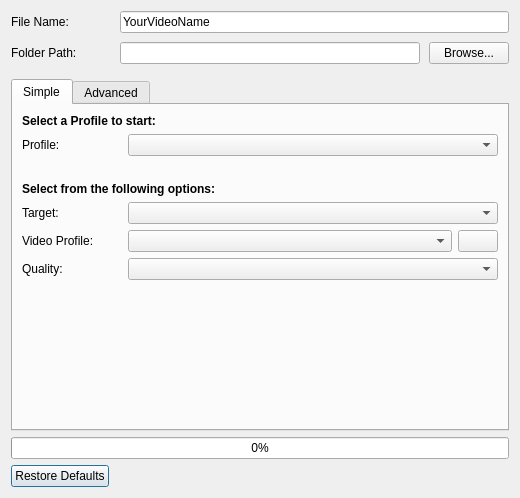
<?xml version="1.0" encoding="UTF-8"?>
<ui version="4.0">
 <class>Dialog</class>
 <widget class="QDialog" name="Dialog">
  <property name="geometry">
   <rect>
    <x>0</x>
    <y>0</y>
    <width>520</width>
    <height>498</height>
   </rect>
  </property>
  <property name="sizePolicy">
   <sizepolicy hsizetype="Preferred" vsizetype="Preferred">
    <horstretch>0</horstretch>
    <verstretch>0</verstretch>
   </sizepolicy>
  </property>
  <property name="windowTitle">
   <string>Export Video</string>
  </property>
  <property name="windowIcon">
   <iconset resource="../../../images/openshot.qrc">
    <normaloff>:/openshot.svg</normaloff>:/openshot.svg</iconset>
  </property>
  <property name="autoFillBackground">
   <bool>false</bool>
  </property>
  <layout class="QGridLayout" name="gridLayout" rowstretch="0,1,0,0">
   <item row="2" column="0" alignment="Qt::AlignBottom">
    <widget class="QProgressBar" name="progressExportVideo">
     <property name="sizePolicy">
      <sizepolicy hsizetype="Expanding" vsizetype="Fixed">
       <horstretch>0</horstretch>
       <verstretch>0</verstretch>
      </sizepolicy>
     </property>
     <property name="value">
      <number>0</number>
     </property>
    </widget>
   </item>
   <item row="3" column="0">
    <layout class="QHBoxLayout" name="horizontalLayout">
     <item>
      <widget class="QPushButton" name="restore_defaults_button">
       <property name="text">
        <string>Restore Defaults</string>
       </property>
      </widget>
     </item>
     <item>
      <spacer name="horizontalSpacer">
       <property name="orientation">
        <enum>Qt::Horizontal</enum>
       </property>
       <property name="sizeHint" stdset="0">
        <size>
         <width>40</width>
         <height>20</height>
        </size>
       </property>
      </spacer>
     </item>
     <item>
      <widget class="QDialogButtonBox" name="buttonBox">
       <property name="standardButtons">
        <set>QDialogButtonBox::NoButton</set>
       </property>
      </widget>
     </item>
    </layout>
   </item>
   <item row="1" column="0">
    <widget class="QTabWidget" name="exportTabs">
     <property name="sizePolicy">
      <sizepolicy hsizetype="Preferred" vsizetype="Preferred">
       <horstretch>0</horstretch>
       <verstretch>0</verstretch>
      </sizepolicy>
     </property>
     <property name="currentIndex">
      <number>0</number>
     </property>
     <widget class="QWidget" name="Simple">
      <property name="autoFillBackground">
       <bool>false</bool>
      </property>
      <property name="styleSheet">
       <string notr="true"/>
      </property>
      <attribute name="title">
       <string>Simple</string>
      </attribute>
      <layout class="QGridLayout" name="gridLayout_2" rowstretch="0,0,0,0,0,1">
       <property name="horizontalSpacing">
        <number>6</number>
       </property>
       <item row="0" column="0">
        <layout class="QVBoxLayout" name="verticalLayout_2">
         <property name="bottomMargin">
          <number>20</number>
         </property>
         <item>
          <widget class="QLabel" name="lblChooseProfile">
           <property name="text">
            <string>&lt;b&gt;Select a Profile to start:&lt;/b&gt;</string>
           </property>
          </widget>
         </item>
         <item>
          <layout class="QFormLayout" name="formLayout">
           <property name="verticalSpacing">
            <number>29</number>
           </property>
           <item row="0" column="0">
            <widget class="QLabel" name="label">
             <property name="sizePolicy">
              <sizepolicy hsizetype="Preferred" vsizetype="Preferred">
               <horstretch>0</horstretch>
               <verstretch>0</verstretch>
              </sizepolicy>
             </property>
             <property name="minimumSize">
              <size>
               <width>100</width>
               <height>0</height>
              </size>
             </property>
             <property name="text">
              <string>Profile:</string>
             </property>
            </widget>
           </item>
           <item row="0" column="1">
            <widget class="QComboBox" name="cboSimpleProjectType">
             <property name="sizePolicy">
              <sizepolicy hsizetype="Expanding" vsizetype="Fixed">
               <horstretch>0</horstretch>
               <verstretch>0</verstretch>
              </sizepolicy>
             </property>
            </widget>
           </item>
          </layout>
         </item>
        </layout>
       </item>
       <item row="1" column="0">
        <widget class="QLabel" name="label_2">
         <property name="text">
          <string>&lt;b&gt;Select from the following options:&lt;/b&gt;</string>
         </property>
        </widget>
       </item>
       <item row="2" column="0">
        <layout class="QFormLayout" name="formLayout_2">
         <property name="fieldGrowthPolicy">
          <enum>QFormLayout::AllNonFixedFieldsGrow</enum>
         </property>
         <item row="1" column="1">
          <widget class="QComboBox" name="cboSimpleTarget">
           <property name="sizePolicy">
            <sizepolicy hsizetype="Preferred" vsizetype="Fixed">
             <horstretch>0</horstretch>
             <verstretch>0</verstretch>
            </sizepolicy>
           </property>
          </widget>
         </item>
         <item row="1" column="0">
          <widget class="QLabel" name="label_3">
           <property name="minimumSize">
            <size>
             <width>100</width>
             <height>0</height>
            </size>
           </property>
           <property name="text">
            <string>Target:</string>
           </property>
          </widget>
         </item>
        </layout>
       </item>
       <item row="3" column="0">
        <layout class="QFormLayout" name="formLayout_3">
         <item row="1" column="1">
          <layout class="QHBoxLayout" name="horizontalLayoutProfile">
           <item>
            <widget class="QComboBox" name="cboSimpleVideoProfile">
             <property name="sizePolicy">
              <sizepolicy hsizetype="Expanding" vsizetype="Fixed">
               <horstretch>0</horstretch>
               <verstretch>0</verstretch>
              </sizepolicy>
             </property>
            </widget>
           </item>
           <item>
            <widget class="QPushButton" name="btnBrowseProfiles">
             <property name="toolTip">
              <string>Search Profiles</string>
             </property>
             <property name="text">
              <string/>
             </property>
             <property name="icon">
              <iconset resource="../../../images/openshot.qrc">
               <normaloff>:/icons/Humanity/mimes/16/video-x-generic.svg</normaloff>:/icons/Humanity/mimes/16/video-x-generic.svg</iconset>
             </property>
            </widget>
           </item>
          </layout>
         </item>
         <item row="1" column="0">
          <widget class="QLabel" name="label_4">
           <property name="minimumSize">
            <size>
             <width>100</width>
             <height>0</height>
            </size>
           </property>
           <property name="text">
            <string>Video Profile:</string>
           </property>
          </widget>
         </item>
        </layout>
       </item>
       <item row="4" column="0">
        <layout class="QFormLayout" name="formLayout_4">
         <item row="0" column="0">
          <widget class="QLabel" name="label_5">
           <property name="minimumSize">
            <size>
             <width>100</width>
             <height>0</height>
            </size>
           </property>
           <property name="text">
            <string>Quality:</string>
           </property>
          </widget>
         </item>
         <item row="0" column="1">
          <widget class="QComboBox" name="cboSimpleQuality">
           <property name="sizePolicy">
            <sizepolicy hsizetype="Preferred" vsizetype="Fixed">
             <horstretch>0</horstretch>
             <verstretch>0</verstretch>
            </sizepolicy>
           </property>
          </widget>
         </item>
        </layout>
       </item>
       <item row="5" column="0">
        <spacer name="verticalSpacer_2">
         <property name="orientation">
          <enum>Qt::Vertical</enum>
         </property>
         <property name="sizeHint" stdset="0">
          <size>
           <width>20</width>
           <height>40</height>
          </size>
         </property>
        </spacer>
       </item>
      </layout>
     </widget>
     <widget class="QWidget" name="Advanced">
      <attribute name="title">
       <string>Advanced</string>
      </attribute>
      <layout class="QGridLayout" name="gridLayout_3" rowstretch="0,1">
       <item row="0" column="0">
        <widget class="QToolBox" name="toolBox">
         <property name="sizePolicy">
          <sizepolicy hsizetype="Preferred" vsizetype="MinimumExpanding">
           <horstretch>0</horstretch>
           <verstretch>0</verstretch>
          </sizepolicy>
         </property>
         <property name="frameShape">
          <enum>QFrame::NoFrame</enum>
         </property>
         <property name="frameShadow">
          <enum>QFrame::Plain</enum>
         </property>
         <property name="lineWidth">
          <number>0</number>
         </property>
         <property name="currentIndex">
          <number>0</number>
         </property>
         <widget class="QWidget" name="pageAdvancedOptions">
          <property name="geometry">
           <rect>
            <x>0</x>
            <y>0</y>
            <width>480</width>
            <height>119</height>
           </rect>
          </property>
          <attribute name="label">
           <string>Advanced Options</string>
          </attribute>
          <layout class="QGridLayout" name="gridLayout_4">
           <item row="0" column="0">
            <layout class="QHBoxLayout" name="horizontalLayout_2">
             <property name="bottomMargin">
              <number>0</number>
             </property>
             <item>
              <widget class="QLabel" name="lblExportTo">
               <property name="minimumSize">
                <size>
                 <width>100</width>
                 <height>0</height>
                </size>
               </property>
               <property name="text">
                <string>Export To:</string>
               </property>
              </widget>
             </item>
             <item>
              <widget class="QComboBox" name="cboExportTo">
               <property name="sizePolicy">
                <sizepolicy hsizetype="Expanding" vsizetype="Fixed">
                 <horstretch>0</horstretch>
                 <verstretch>0</verstretch>
                </sizepolicy>
               </property>
              </widget>
             </item>
            </layout>
           </item>
           <item row="1" column="0">
            <layout class="QHBoxLayout" name="horizontalLayout_5">
             <item>
              <widget class="QLabel" name="lblStartFrame">
               <property name="minimumSize">
                <size>
                 <width>100</width>
                 <height>0</height>
                </size>
               </property>
               <property name="text">
                <string>Start Frame:</string>
               </property>
              </widget>
             </item>
             <item>
              <widget class="QSpinBox" name="txtStartFrame">
               <property name="sizePolicy">
                <sizepolicy hsizetype="Expanding" vsizetype="Fixed">
                 <horstretch>0</horstretch>
                 <verstretch>0</verstretch>
                </sizepolicy>
               </property>
               <property name="minimum">
                <number>1</number>
               </property>
               <property name="maximum">
                <number>99999999</number>
               </property>
              </widget>
             </item>
             <item>
              <widget class="QCheckBox" name="checkStartFirstClip">
               <property name="text">
                <string>Start at First Clip</string>
               </property>
              </widget>
             </item>
            </layout>
           </item>
           <item row="2" column="0">
            <layout class="QHBoxLayout" name="horizontalLayout">
             <item>
              <widget class="QLabel" name="lblEndFrame">
               <property name="minimumSize">
                <size>
                 <width>100</width>
                 <height>0</height>
                </size>
               </property>
               <property name="text">
                <string>End Frame:</string>
               </property>
              </widget>
             </item>
             <item>
              <widget class="QSpinBox" name="txtEndFrame">
               <property name="sizePolicy">
                <sizepolicy hsizetype="Expanding" vsizetype="Fixed">
                 <horstretch>0</horstretch>
                 <verstretch>0</verstretch>
                </sizepolicy>
               </property>
               <property name="minimum">
                <number>1</number>
               </property>
               <property name="maximum">
                <number>99999999</number>
               </property>
              </widget>
             </item>
             <item>
              <widget class="QCheckBox" name="checkEndLastClip">
               <property name="text">
                <string>End at Last Clip</string>
               </property>
               <property name="checked">
                <bool>true</bool>
               </property>
              </widget>
             </item>
            </layout>
           </item>
          </layout>
         </widget>
         <widget class="QWidget" name="pageProfile">
          <property name="geometry">
           <rect>
            <x>0</x>
            <y>0</y>
            <width>263</width>
            <height>262</height>
           </rect>
          </property>
          <property name="sizePolicy">
           <sizepolicy hsizetype="Preferred" vsizetype="Preferred">
            <horstretch>0</horstretch>
            <verstretch>0</verstretch>
           </sizepolicy>
          </property>
          <attribute name="label">
           <string>Profile</string>
          </attribute>
          <layout class="QGridLayout" name="gridLayout_5">
           <item row="8" column="0">
            <layout class="QHBoxLayout" name="horizontalLayout_28">
             <property name="bottomMargin">
              <number>0</number>
             </property>
             <item>
              <widget class="QLabel" name="lblSpherical">
               <property name="minimumSize">
                <size>
                 <width>100</width>
                 <height>0</height>
                </size>
               </property>
               <property name="text">
                <string>360° / Spherical:</string>
               </property>
              </widget>
             </item>
             <item>
              <widget class="QComboBox" name="cboSpherical">
               <property name="sizePolicy">
                <sizepolicy hsizetype="Expanding" vsizetype="Fixed">
                 <horstretch>0</horstretch>
                 <verstretch>0</verstretch>
                </sizepolicy>
               </property>
              </widget>
             </item>
            </layout>
           </item>
           <item row="0" column="0">
            <layout class="QHBoxLayout" name="horizontalLayout_6">
             <item>
              <widget class="QLabel" name="lblProfile_2">
               <property name="minimumSize">
                <size>
                 <width>100</width>
                 <height>0</height>
                </size>
               </property>
               <property name="text">
                <string>Profile:</string>
               </property>
              </widget>
             </item>
             <item>
              <widget class="QComboBox" name="cboProfile">
               <property name="sizePolicy">
                <sizepolicy hsizetype="Expanding" vsizetype="Fixed">
                 <horstretch>0</horstretch>
                 <verstretch>0</verstretch>
                </sizepolicy>
               </property>
              </widget>
             </item>
            </layout>
           </item>
           <item row="1" column="0">
            <layout class="QHBoxLayout" name="horizontalLayout_11">
             <item>
              <widget class="QLabel" name="lblWidth">
               <property name="minimumSize">
                <size>
                 <width>100</width>
                 <height>0</height>
                </size>
               </property>
               <property name="text">
                <string>Width:</string>
               </property>
              </widget>
             </item>
             <item>
              <widget class="QSpinBox" name="txtWidth">
               <property name="sizePolicy">
                <sizepolicy hsizetype="Expanding" vsizetype="Fixed">
                 <horstretch>0</horstretch>
                 <verstretch>0</verstretch>
                </sizepolicy>
               </property>
               <property name="minimum">
                <number>2</number>
               </property>
               <property name="maximum">
                <number>40000</number>
               </property>
              </widget>
             </item>
            </layout>
           </item>
           <item row="2" column="0">
            <layout class="QHBoxLayout" name="horizontalLayout_10">
             <item>
              <widget class="QLabel" name="lblHeight">
               <property name="minimumSize">
                <size>
                 <width>100</width>
                 <height>0</height>
                </size>
               </property>
               <property name="text">
                <string>Height:</string>
               </property>
              </widget>
             </item>
             <item>
              <widget class="QSpinBox" name="txtHeight">
               <property name="sizePolicy">
                <sizepolicy hsizetype="Expanding" vsizetype="Fixed">
                 <horstretch>0</horstretch>
                 <verstretch>0</verstretch>
                </sizepolicy>
               </property>
               <property name="minimum">
                <number>2</number>
               </property>
               <property name="maximum">
                <number>40000</number>
               </property>
              </widget>
             </item>
            </layout>
           </item>
           <item row="4" column="0">
            <layout class="QHBoxLayout" name="horizontalLayout_12">
             <item>
              <widget class="QLabel" name="lblAspectRatio">
               <property name="minimumSize">
                <size>
                 <width>100</width>
                 <height>0</height>
                </size>
               </property>
               <property name="text">
                <string>Aspect Ratio:</string>
               </property>
              </widget>
             </item>
             <item>
              <widget class="QSpinBox" name="txtAspectRatioNum">
               <property name="sizePolicy">
                <sizepolicy hsizetype="Expanding" vsizetype="Fixed">
                 <horstretch>0</horstretch>
                 <verstretch>0</verstretch>
                </sizepolicy>
               </property>
               <property name="minimum">
                <number>1</number>
               </property>
               <property name="maximum">
                <number>9999</number>
               </property>
              </widget>
             </item>
             <item>
              <widget class="QSpinBox" name="txtAspectRatioDen">
               <property name="sizePolicy">
                <sizepolicy hsizetype="Expanding" vsizetype="Fixed">
                 <horstretch>0</horstretch>
                 <verstretch>0</verstretch>
                </sizepolicy>
               </property>
               <property name="minimum">
                <number>1</number>
               </property>
               <property name="maximum">
                <number>9999</number>
               </property>
              </widget>
             </item>
            </layout>
           </item>
           <item row="5" column="0">
            <layout class="QHBoxLayout" name="horizontalLayout_13">
             <item>
              <widget class="QLabel" name="lblPixelRatio">
               <property name="minimumSize">
                <size>
                 <width>100</width>
                 <height>0</height>
                </size>
               </property>
               <property name="text">
                <string>Pixel Ratio:</string>
               </property>
              </widget>
             </item>
             <item>
              <widget class="QSpinBox" name="txtPixelRatioNum">
               <property name="sizePolicy">
                <sizepolicy hsizetype="Expanding" vsizetype="Fixed">
                 <horstretch>0</horstretch>
                 <verstretch>0</verstretch>
                </sizepolicy>
               </property>
               <property name="minimum">
                <number>1</number>
               </property>
               <property name="maximum">
                <number>9999</number>
               </property>
              </widget>
             </item>
             <item>
              <widget class="QSpinBox" name="txtPixelRatioDen">
               <property name="sizePolicy">
                <sizepolicy hsizetype="Expanding" vsizetype="Fixed">
                 <horstretch>0</horstretch>
                 <verstretch>0</verstretch>
                </sizepolicy>
               </property>
               <property name="minimum">
                <number>1</number>
               </property>
               <property name="maximum">
                <number>9999</number>
               </property>
              </widget>
             </item>
            </layout>
           </item>
           <item row="6" column="0">
            <layout class="QHBoxLayout" name="horizontalLayout_14">
             <item>
              <widget class="QLabel" name="lblFrameRate">
               <property name="minimumSize">
                <size>
                 <width>100</width>
                 <height>0</height>
                </size>
               </property>
               <property name="text">
                <string>Frame Rate:</string>
               </property>
              </widget>
             </item>
             <item>
              <widget class="QSpinBox" name="txtFrameRateNum">
               <property name="sizePolicy">
                <sizepolicy hsizetype="Expanding" vsizetype="Fixed">
                 <horstretch>0</horstretch>
                 <verstretch>0</verstretch>
                </sizepolicy>
               </property>
               <property name="minimum">
                <number>1</number>
               </property>
               <property name="maximum">
                <number>99999</number>
               </property>
              </widget>
             </item>
             <item>
              <widget class="QSpinBox" name="txtFrameRateDen">
               <property name="sizePolicy">
                <sizepolicy hsizetype="Expanding" vsizetype="Fixed">
                 <horstretch>0</horstretch>
                 <verstretch>0</verstretch>
                </sizepolicy>
               </property>
               <property name="minimum">
                <number>1</number>
               </property>
               <property name="maximum">
                <number>9999</number>
               </property>
              </widget>
             </item>
            </layout>
           </item>
           <item row="7" column="0">
            <layout class="QHBoxLayout" name="horizontalLayout_15">
             <property name="bottomMargin">
              <number>0</number>
             </property>
             <item>
              <widget class="QLabel" name="lblInterlaced">
               <property name="minimumSize">
                <size>
                 <width>100</width>
                 <height>0</height>
                </size>
               </property>
               <property name="text">
                <string>Interlaced:</string>
               </property>
              </widget>
             </item>
             <item>
              <widget class="QComboBox" name="cboInterlaced">
               <property name="sizePolicy">
                <sizepolicy hsizetype="Expanding" vsizetype="Fixed">
                 <horstretch>0</horstretch>
                 <verstretch>0</verstretch>
                </sizepolicy>
               </property>
              </widget>
             </item>
            </layout>
           </item>
          </layout>
         </widget>
         <widget class="QWidget" name="pageImageSequenceSettings">
          <property name="geometry">
           <rect>
            <x>0</x>
            <y>0</y>
            <width>151</width>
            <height>47</height>
           </rect>
          </property>
          <attribute name="label">
           <string>Image Sequence Settings</string>
          </attribute>
          <layout class="QGridLayout" name="gridLayout_6">
           <item row="0" column="0">
            <layout class="QHBoxLayout" name="horizontalLayout_16">
             <item>
              <widget class="QLabel" name="lblImageFormat">
               <property name="minimumSize">
                <size>
                 <width>100</width>
                 <height>0</height>
                </size>
               </property>
               <property name="text">
                <string>Image Format:</string>
               </property>
              </widget>
             </item>
             <item>
              <widget class="QLineEdit" name="txtImageFormat"/>
             </item>
            </layout>
           </item>
          </layout>
         </widget>
         <widget class="QWidget" name="pageVideoSettings">
          <property name="geometry">
           <rect>
            <x>0</x>
            <y>0</y>
            <width>151</width>
            <height>117</height>
           </rect>
          </property>
          <attribute name="label">
           <string>Video Settings</string>
          </attribute>
          <layout class="QGridLayout" name="gridLayout_7">
           <item row="0" column="0">
            <layout class="QHBoxLayout" name="horizontalLayout_17">
             <item>
              <widget class="QLabel" name="lblVideoFormat">
               <property name="minimumSize">
                <size>
                 <width>100</width>
                 <height>0</height>
                </size>
               </property>
               <property name="text">
                <string>Video Format:</string>
               </property>
              </widget>
             </item>
             <item>
              <widget class="QLineEdit" name="txtVideoFormat"/>
             </item>
            </layout>
           </item>
           <item row="1" column="0">
            <layout class="QHBoxLayout" name="horizontalLayout_18">
             <item>
              <widget class="QLabel" name="lblVideoCodec">
               <property name="minimumSize">
                <size>
                 <width>100</width>
                 <height>0</height>
                </size>
               </property>
               <property name="text">
                <string>Video Codec:</string>
               </property>
              </widget>
             </item>
             <item>
              <widget class="QLineEdit" name="txtVideoCodec"/>
             </item>
            </layout>
           </item>
           <item row="2" column="0">
            <layout class="QHBoxLayout" name="horizontalLayout_19">
             <property name="bottomMargin">
              <number>0</number>
             </property>
             <item>
              <widget class="QLabel" name="lblVideoBitrate">
               <property name="minimumSize">
                <size>
                 <width>100</width>
                 <height>0</height>
                </size>
               </property>
               <property name="text">
                <string>Bit Rate / Quality:</string>
               </property>
              </widget>
             </item>
             <item>
              <widget class="QLineEdit" name="txtVideoBitRate"/>
             </item>
            </layout>
           </item>
          </layout>
         </widget>
         <widget class="QWidget" name="pageAudioSettings">
          <property name="geometry">
           <rect>
            <x>0</x>
            <y>0</y>
            <width>212</width>
            <height>189</height>
           </rect>
          </property>
          <attribute name="label">
           <string>Audio Settings</string>
          </attribute>
          <layout class="QGridLayout" name="gridLayout_8">
           <item row="0" column="0">
            <layout class="QHBoxLayout" name="horizontalLayout_20">
             <item>
              <widget class="QLabel" name="lblAudioCodec">
               <property name="minimumSize">
                <size>
                 <width>100</width>
                 <height>0</height>
                </size>
               </property>
               <property name="text">
                <string>Audio Codec:</string>
               </property>
              </widget>
             </item>
             <item>
              <widget class="QLineEdit" name="txtAudioCodec"/>
             </item>
            </layout>
           </item>
           <item row="1" column="0">
            <layout class="QHBoxLayout" name="horizontalLayout_21">
             <item>
              <widget class="QLabel" name="lblSampleRate">
               <property name="minimumSize">
                <size>
                 <width>100</width>
                 <height>0</height>
                </size>
               </property>
               <property name="text">
                <string>Sample Rate:</string>
               </property>
              </widget>
             </item>
             <item>
              <widget class="QSpinBox" name="txtSampleRate">
               <property name="sizePolicy">
                <sizepolicy hsizetype="Expanding" vsizetype="Fixed">
                 <horstretch>0</horstretch>
                 <verstretch>0</verstretch>
                </sizepolicy>
               </property>
               <property name="minimum">
                <number>0</number>
               </property>
               <property name="maximum">
                <number>384000</number>
               </property>
              </widget>
             </item>
            </layout>
           </item>
           <item row="2" column="0">
            <layout class="QHBoxLayout" name="horizontalLayout_22">
             <item>
              <widget class="QLabel" name="lblChannels">
               <property name="minimumSize">
                <size>
                 <width>100</width>
                 <height>0</height>
                </size>
               </property>
               <property name="text">
                <string># of Channels:</string>
               </property>
              </widget>
             </item>
             <item>
              <widget class="QSpinBox" name="txtChannels">
               <property name="sizePolicy">
                <sizepolicy hsizetype="Expanding" vsizetype="Fixed">
                 <horstretch>0</horstretch>
                 <verstretch>0</verstretch>
                </sizepolicy>
               </property>
               <property name="minimum">
                <number>1</number>
               </property>
               <property name="maximum">
                <number>9</number>
               </property>
              </widget>
             </item>
            </layout>
           </item>
           <item row="3" column="0">
            <layout class="QHBoxLayout" name="horizontalLayout_7">
             <property name="topMargin">
              <number>0</number>
             </property>
             <item>
              <widget class="QLabel" name="lblChannelLayout">
               <property name="minimumSize">
                <size>
                 <width>100</width>
                 <height>0</height>
                </size>
               </property>
               <property name="text">
                <string>Channel Layout:</string>
               </property>
              </widget>
             </item>
             <item>
              <widget class="QComboBox" name="cboChannelLayout">
               <property name="sizePolicy">
                <sizepolicy hsizetype="Expanding" vsizetype="Fixed">
                 <horstretch>0</horstretch>
                 <verstretch>0</verstretch>
                </sizepolicy>
               </property>
              </widget>
             </item>
            </layout>
           </item>
           <item row="4" column="0">
            <layout class="QHBoxLayout" name="horizontalLayout_23">
             <item>
              <widget class="QLabel" name="lblAudioBitrate">
               <property name="minimumSize">
                <size>
                 <width>100</width>
                 <height>0</height>
                </size>
               </property>
               <property name="text">
                <string>Bit Rate / Quality:</string>
               </property>
              </widget>
             </item>
             <item>
              <widget class="QLineEdit" name="txtAudioBitrate"/>
             </item>
            </layout>
           </item>
          </layout>
         </widget>
        </widget>
       </item>
       <item row="1" column="0">
        <spacer name="verticalSpacer">
         <property name="orientation">
          <enum>Qt::Vertical</enum>
         </property>
         <property name="sizeHint" stdset="0">
          <size>
           <width>20</width>
           <height>40</height>
          </size>
         </property>
        </spacer>
       </item>
      </layout>
     </widget>
    </widget>
   </item>
   <item row="0" column="0">
    <layout class="QVBoxLayout" name="verticalLayout">
     <property name="spacing">
      <number>9</number>
     </property>
     <property name="bottomMargin">
      <number>9</number>
     </property>
     <item>
      <layout class="QHBoxLayout" name="horizontalLayout_3">
       <item>
        <widget class="QLabel" name="lblFileName">
         <property name="minimumSize">
          <size>
           <width>100</width>
           <height>0</height>
          </size>
         </property>
         <property name="text">
          <string>File Name:</string>
         </property>
        </widget>
       </item>
       <item>
        <widget class="QLineEdit" name="txtFileName">
         <property name="text">
          <string>YourVideoName</string>
         </property>
        </widget>
       </item>
      </layout>
     </item>
     <item>
      <layout class="QHBoxLayout" name="horizontalLayout_4">
       <item>
        <widget class="QLabel" name="lblFolderPath">
         <property name="minimumSize">
          <size>
           <width>100</width>
           <height>0</height>
          </size>
         </property>
         <property name="text">
          <string>Folder Path:</string>
         </property>
        </widget>
       </item>
       <item>
        <widget class="QLineEdit" name="txtExportFolder"/>
       </item>
       <item>
        <widget class="QPushButton" name="btnBrowse">
         <property name="text">
          <string>Browse...</string>
         </property>
        </widget>
       </item>
      </layout>
     </item>
    </layout>
   </item>
  </layout>
 </widget>
 <tabstops>
  <tabstop>txtFileName</tabstop>
  <tabstop>txtExportFolder</tabstop>
  <tabstop>btnBrowse</tabstop>
  <tabstop>exportTabs</tabstop>
  <tabstop>cboSimpleProjectType</tabstop>
  <tabstop>cboSimpleTarget</tabstop>
  <tabstop>cboSimpleVideoProfile</tabstop>
  <tabstop>cboSimpleQuality</tabstop>
  <tabstop>cboExportTo</tabstop>
  <tabstop>txtStartFrame</tabstop>
  <tabstop>txtEndFrame</tabstop>
  <tabstop>cboProfile</tabstop>
  <tabstop>txtWidth</tabstop>
  <tabstop>txtHeight</tabstop>
  <tabstop>txtAspectRatioNum</tabstop>
  <tabstop>txtAspectRatioDen</tabstop>
  <tabstop>txtPixelRatioNum</tabstop>
  <tabstop>txtPixelRatioDen</tabstop>
  <tabstop>txtFrameRateNum</tabstop>
  <tabstop>txtFrameRateDen</tabstop>
  <tabstop>cboInterlaced</tabstop>
  <tabstop>txtImageFormat</tabstop>
  <tabstop>txtVideoFormat</tabstop>
  <tabstop>txtVideoCodec</tabstop>
  <tabstop>txtVideoBitRate</tabstop>
  <tabstop>txtAudioCodec</tabstop>
  <tabstop>txtSampleRate</tabstop>
  <tabstop>txtChannels</tabstop>
  <tabstop>cboChannelLayout</tabstop>
  <tabstop>txtAudioBitrate</tabstop>
 </tabstops>
 <resources>
  <include location="../../../images/openshot.qrc"/>
 </resources>
 <connections>
  <connection>
   <sender>buttonBox</sender>
   <signal>accepted()</signal>
   <receiver>Dialog</receiver>
   <slot>accept()</slot>
   <hints>
    <hint type="sourcelabel">
     <x>59</x>
     <y>24</y>
    </hint>
    <hint type="destinationlabel">
     <x>249</x>
     <y>170</y>
    </hint>
   </hints>
  </connection>
  <connection>
   <sender>buttonBox</sender>
   <signal>rejected()</signal>
   <receiver>Dialog</receiver>
   <slot>reject()</slot>
   <hints>
    <hint type="sourcelabel">
     <x>59</x>
     <y>24</y>
    </hint>
    <hint type="destinationlabel">
     <x>249</x>
     <y>170</y>
    </hint>
   </hints>
  </connection>
 </connections>
</ui>
